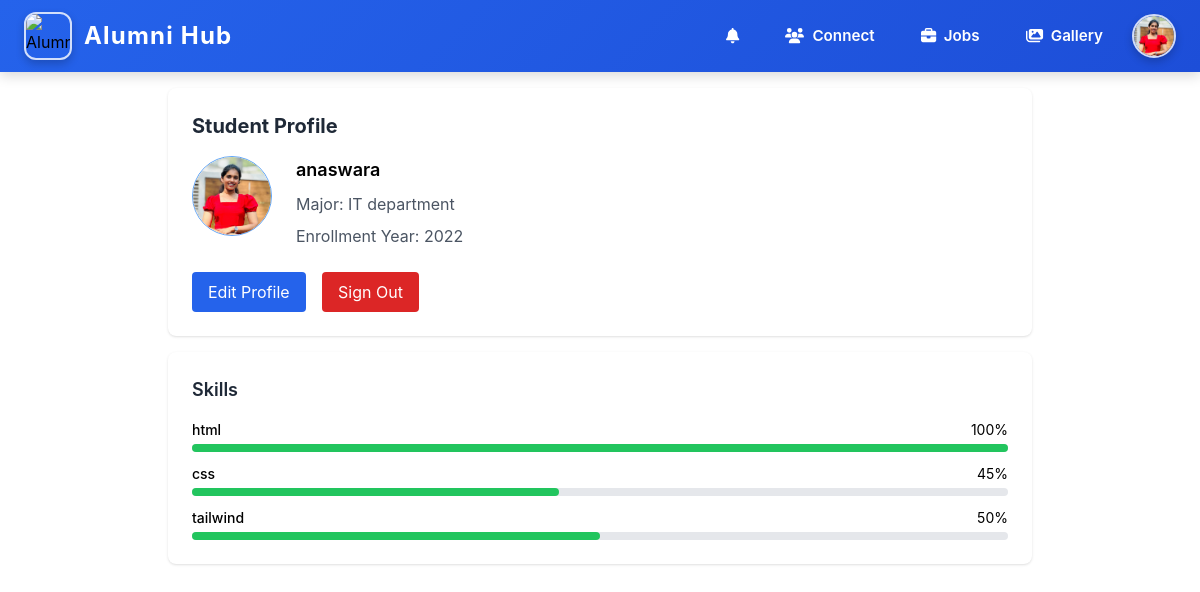
The page /profile/ (signed in) on the database its author committed.
### myapp/models.py (models this page shows, shortened)
class User(AbstractUser):
    is_alumni = models.BooleanField(default=False)
    is_student = models.BooleanField(default=False)
    groups = models.ManyToManyField(Group, related_name="custom_user_groups", blank=True)
    user_permissions = models.ManyToManyField(Permission, related_name="custom_user_permissions", blank=True)

class StudentProfile(models.Model):
    user = models.OneToOneField(User, on_delete=models.CASCADE, related_name='student_profile')
    enrollment_year = models.PositiveIntegerField()
    major = models.CharField(max_length=255)
    resume = models.FileField(upload_to='resumes/', blank=True, null=True)
    profile_picture = models.ImageField(upload_to='profile_pics/', blank=True, null=True)

class Skill(models.Model):
    alumni = models.ForeignKey(User, on_delete=models.CASCADE, related_name='skills')
    name = models.CharField(max_length=100)
    proficiency = models.PositiveIntegerField()  # Percentage 0–100

### myapp/views.py (the view)
# urls.py: path('profile/', profile_view, name='profile'),
@login_required
def profile_view(request):
    try:
        if hasattr(request.user, 'alumni_profile'):
            profile = request.user.alumni_profile
            template = "alumni_profile.html"  # Template for alumni profile
        elif hasattr(request.user, 'student_profile'):
            profile = request.user.student_profile
            template = "student_profile.html"  # Template for student profile
        else:
            return redirect("edit_profile")
        connection_notifications = Connection.objects.filter(to_user=request.user, is_accepted=False)
        connection_count = connection_notifications.count()
        return render(request, template, {
            "profile": profile,
            "connection_notifications": connection_notifications,
            "count": connection_count,
        })
    except Exception as e:
        print(f"Error loading profile: {e}")
        return redirect("edit_profile")

### myapp/context_processors.py (called while the page is built)
def notification_count(request):
    if request.user.is_authenticated:
        return {
            'unread_notification_count': Notification.objects.filter(
                user=request.user,
                is_read=False
            ).count()
        }
    return {}

### templates/student_profile.html (shortened to what this page needs)
{% extends "home.html" %}
{% block content %}
{% include 'navbar.html' %}
<div class="max-w-4xl mx-auto p-4 space-y-4">
    <div class="bg-white rounded-lg shadow p-6">
        <h2 class="text-xl font-bold text-gray-800 mb-4">Student Profile</h2>
        <div class="flex flex-col sm:flex-row items-start gap-6">
            <img class="w-20 h-20 rounded-full border border-blue-400"
                 src="{{ user.student_profile.profile_picture.url }}"
                 alt="Profile Picture">
            <div class="space-y-2">
                <p class="text-lg font-semibold">{{ profile.user.username }}</p>
                <p class="text-gray-600">Major: {{ profile.major }}</p>
                <p class="text-gray-600">Enrollment Year: {{ profile.enrollment_year }}</p>
            </div>
        </div>
        <div class="mt-6 space-x-3">
            <a href="{% url 'edit_profile' %}" class="inline-block bg-blue-600 hover:bg-blue-700 text-white px-4 py-2 rounded">
                Edit Profile
            </a>
            <a href="{% url 'signout' %}" class="inline-block bg-red-600 hover:bg-red-700 text-white px-4 py-2 rounded">
                Sign Out
            </a>
        </div>
    </div>
    <div class="bg-white rounded-lg shadow p-6">
        <h3 class="text-lg font-semibold text-gray-800 mb-4">Skills</h3>
        {% if profile.user.skills.all %}
        <div class="space-y-3">
            {% for skill in profile.user.skills.all %}
            <div>
                <div class="flex justify-between text-sm mb-1">
                    <span class="font-medium">{{ skill.name }}</span>
                    <span>{{ skill.proficiency }}%</span>
                </div>
                <div class="w-full bg-gray-200 rounded-full h-2">
                    <div class="bg-green-500 h-2 rounded-full" style="width: {{ skill.proficiency }}%"></div>
                </div>
            </div>
            {% endfor %}
        </div>
        {% else %}
        <p class="text-gray-500">No skills added yet.</p>
        {% endif %}
    </div>
</div>
{% endblock %}

### templates/navbar.html (shortened to what this page needs)
</head>
<body>
  <nav class="navbar">
    <div class="navbar-container">
      <a href="{% url 'home' %}" class="navbar-logo">
        <img class="logo-image"
             src="https://encrypted-tbn0.gstatic.com/images?q=tbn:ANd9GcR6Wxo3iWcQN14Me9G9DkT4dSHTUvrpSCCp8g&s"
             alt="Alumni Hub Logo">
        <span class="logo-text">Alumni Hub</span>
      </a>
      <div id="main-menu" class="navbar-menu">
        {% if user.is_authenticated %}
          {% if user.is_superuser %}
            <a href="{% url 'admin_dashboard' %}" class="nav-link highlighted">
              <i class="fas fa-tachometer-alt"></i> Admin Dashboard
            </a>
            <form action="{% url 'signout' %}" method="post">
              {% csrf_token %}
              <button type="submit" class="nav-button">
                <i class="fas fa-sign-out-alt mr-2"></i> Sign Out
              </button>
            </form>
          {% elif user.is_student %}
            <a href="{% url 'my_notifications' %}" class="nav-link" style="position: relative;">
              <i class="fas fa-bell"></i>
            </a>
            <a href="{% url 'combined_user_list' %}" class="nav-link"><i class="fas fa-users"></i> Connect</a>
            <a href="{% url 'jobpost_list' %}" class="nav-link"><i class="fas fa-briefcase"></i> Jobs</a>
            <a href="{% url 'photo_gallery' %}" class="nav-link"><i class="fas fa-images"></i> Gallery</a>
            <div class="profile-container">
              <button id="profile-btn" class="profile-button">
                {% if user.student_profile.profile_picture %}
                  <img class="profile-image" src="{{ user.student_profile.profile_picture.url }}" alt="Profile Picture">
                {% else %}
                  <img class="profile-image" src="/static/images/default_profile.png" alt="Default Profile">
                {% endif %}
              </button>
            </div>
          {% endif %}
        {% else %}
          <a href="{% url 'signin' %}" class="nav-link"><i class="fas fa-sign-in-alt"></i> Sign In</a>
          <a href="{% url 'signup' %}" class="nav-button"><i class="fas fa-user-plus mr-2"></i> Sign Up</a>
        {% endif %}
      </div>
    </div>
  </nav>

### templates/navbar.html (style rules this page uses)
body { font-family: 'Inter', sans-serif; margin: 0; padding: 0; }
.navbar { background: linear-gradient(135deg, #2563eb 0%, #1d4ed8 100%); box-shadow: 0 4px 12px rgba(0, 0, 0, 0.15); position: sticky; top: 0; z-index: 100; }
.navbar-container { max-width: 1400px; margin: 0 auto; padding: 0.75rem 1.5rem; display: flex; justify-content: space-between; align-items: center; }
.navbar-logo { display: flex; align-items: center; gap: 0.75rem; text-decoration: none; position: relative; z-index: 110; }
.logo-image { width: 3rem; height: 3rem; border-radius: 12px; border: 2px solid rgba(255, 255, 255, 0.8); box-shadow: 0 4px 8px rgba(0, 0, 0, 0.2); transition: all 0.3s ease; object-fit: cover; }
.logo-text { font-size: 1.5rem; font-weight: 700; color: white; letter-spacing: 0.05em; position: relative; display: inline-block; }
.logo-text:after { content: ''; position: absolute; width: 0; height: 2px; bottom: -2px; left: 0; background-color: white; transition: width 0.3s ease; }
.navbar-menu { display: flex; align-items: center; gap: 0.75rem; }
.nav-link { color: white; text-decoration: none; font-weight: 600; font-size: 0.95rem; padding: 0.5rem 1rem; border-radius: 8px; border: 1.5px solid transparent; transition: all 0.3s ease; display: flex; align-items: center; gap: 0.5rem; }
.profile-container { position: relative; }
.profile-button { background: transparent; border: none; padding: 0; cursor: pointer; display: flex; align-items: center; }
.profile-image { width: 2.75rem; height: 2.75rem; border-radius: 50%; border: 2px solid rgba(255, 255, 255, 0.8); box-shadow: 0 4px 8px rgba(0, 0, 0, 0.2); object-fit: cover; transition: all 0.3s ease; }

### rows shown on the page
User: student_profile.profile_picture (picture)
StudentProfile: user.username "anaswara", major "IT department", enrollment_year "2022"
Skill: name "html", proficiency "100"
Skill: name "css", proficiency "45"
Skill: name "tailwind", proficiency "50"
